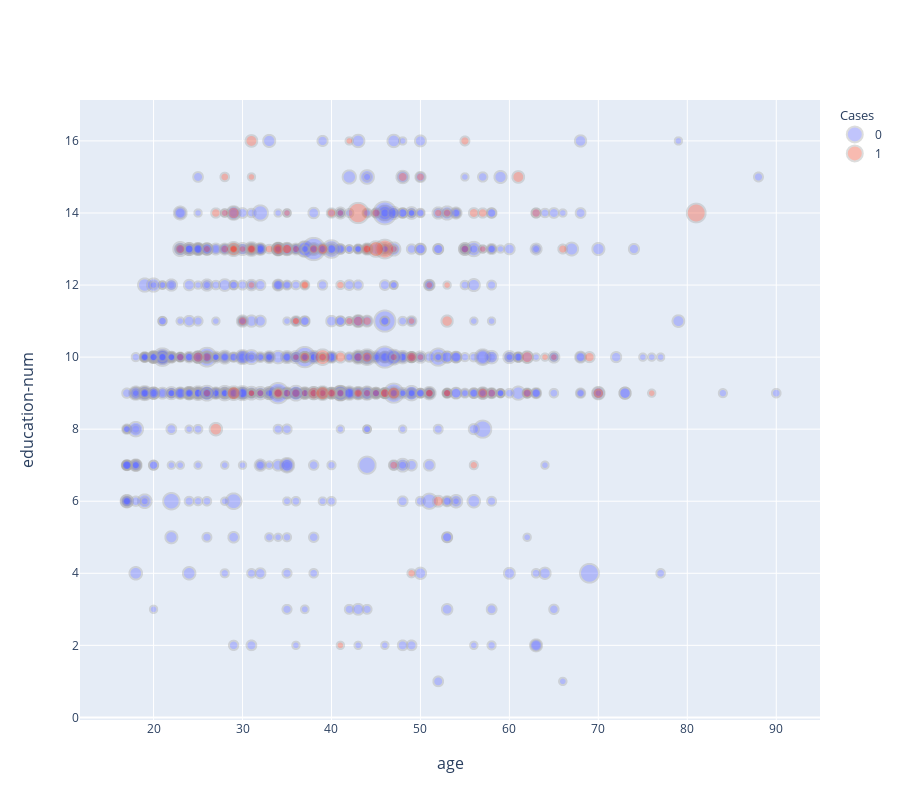

This figure's notebook cell:
### Code cell
plot_dataset(partial_train_df, x="age", y="education-num", size="density", hue="low_residual_conviction", alpha=0.4)

### Figure 1 — Plotly figure (JSON) as saved in the notebook; plotly's stock layout.template omitted (floating-point values rounded to 4 significant figures; data arrays with more than 128 entries replaced by an {"elided": "..."} marker saying what was removed)
{"data": [{"legendgroup": "cases", "legendgrouptitle": {"text": "Cases"}, "marker": {"line": {"color": "darkgrey", "width": 2}, "opacity": 0.4, "size": {"elided": "1000 float values"}, "sizemin": 7.5, "sizemode": "area"}, "mode": "markers", "name": "0", "type": "scattergl", "x": {"elided": "879 int values"}, "y": {"elided": "879 int values"}}, {"legendgroup": "cases", "legendgrouptitle": {"text": "Cases"}, "marker": {"line": {"color": "darkgrey", "width": 2}, "opacity": 0.4, "size": {"elided": "1000 float values"}, "sizemin": 7.5, "sizemode": "area"}, "mode": "markers", "name": "1", "type": "scattergl", "x": [52, 40, 28, 37, 76, 47, 29, 31, 32, 47, 81, 35, 26, 43, 55, 28, 46, 53, 49, 40, 39, 53, 26, 33, 39, 51, 58, 70, 44, 46, 36, 56, 44, 23, 47, 31, 51, 30, 45, 34, 36, 44, 31, 66, 41, 35, 31, 56, 44, 50, 35, 27, 64, 29, 29, 53, 36, 62, 23, 42, 44, 43, 39, 34, 29, 53, 45, 52, 41, 47, 51, 46, 37, 45, 37, 25, 41, 37, 43, 44, 34, 65, 31, 38, 39, 49, 43, 63, 43, 61, 38, 29, 55, 26, 50, 34, 57, 48, 41, 27, 29, 49, 41, 69, 35, 31, 38, 31, 53, 31, 57, 57, 62, 42, 36, 39, 36, 49, 30, 40, 28], "y": [14, 9, 15, 12, 9, 7, 13, 13, 9, 10, 14, 9, 13, 9, 16, 13, 9, 11, 10, 14, 9, 9, 10, 13, 10, 9, 9, 9, 13, 9, 11, 7, 10, 10, 9, 9, 9, 11, 9, 9, 13, 11, 13, 13, 10, 14, 15, 14, 13, 15, 13, 8, 10, 13, 14, 14, 10, 9, 13, 11, 9, 10, 13, 13, 13, 9, 14, 6, 9, 13, 12, 13, 9, 13, 10, 10, 14, 12, 11, 13, 13, 10, 16, 9, 10, 11, 9, 14, 14, 15, 13, 9, 13, 9, 10, 9, 14, 15, 2, 14, 13, 10, 12, 10, 13, 9, 9, 13, 12, 12, 9, 13, 10, 16, 9, 9, 11, 4, 13, 9, 14]}], "layout": {"annotations": [{"font": {"size": 16}, "showarrow": false, "text": "age", "x": 0.5, "xanchor": "center", "xref": "paper", "y": 0, "yanchor": "top", "yref": "paper", "yshift": -30}, {"font": {"size": 16}, "showarrow": false, "text": "education-num", "textangle": -90, "x": 0, "xanchor": "right", "xref": "paper", "xshift": -40, "y": 0.5, "yanchor": "middle", "yref": "paper"}], "height": 800, "legend": {"groupclick": "toggleitem"}, "xaxis": {"anchor": "y", "domain": [0, 1]}, "yaxis": {"anchor": "x", "domain": [0, 1]}}}
